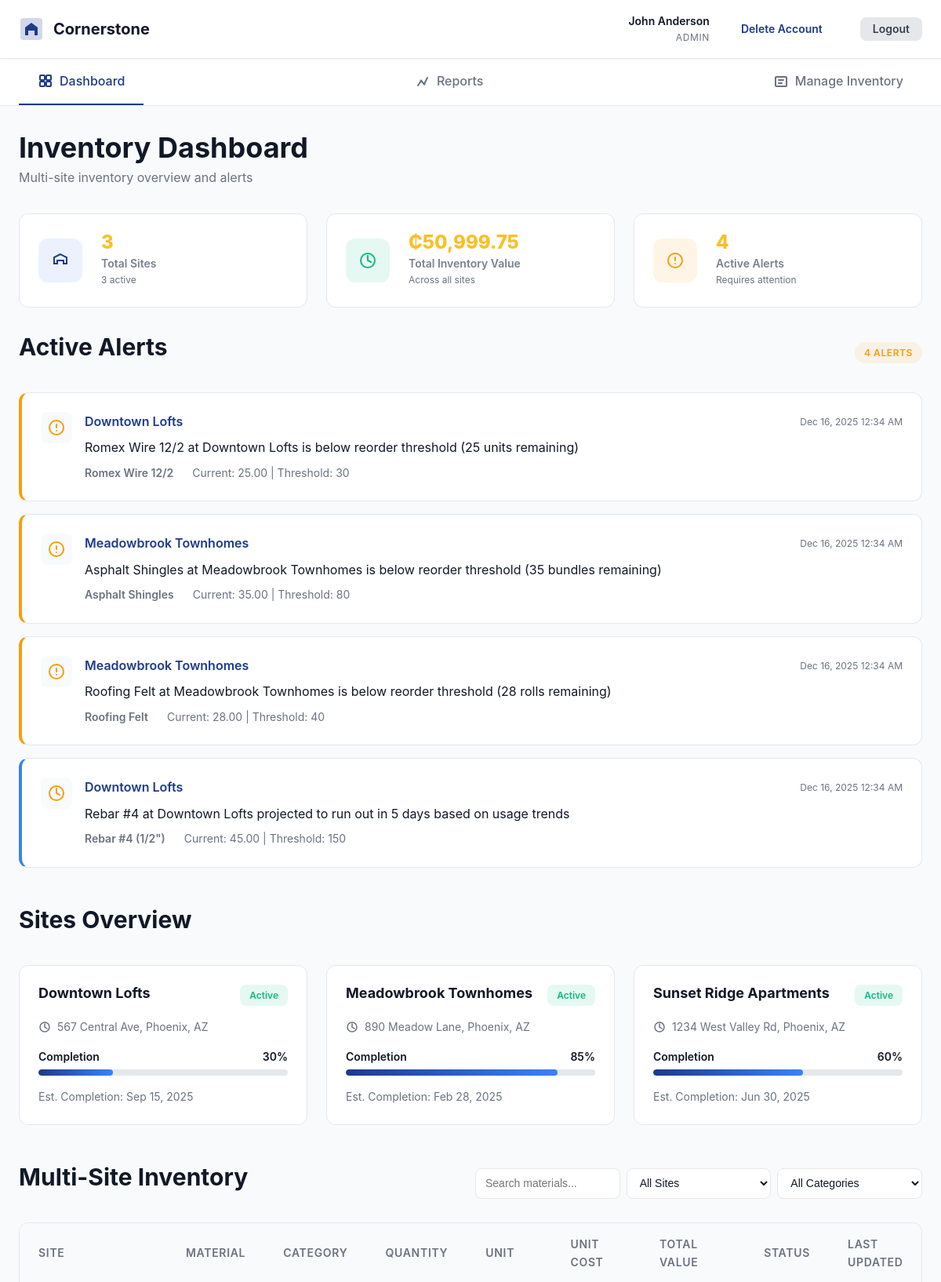
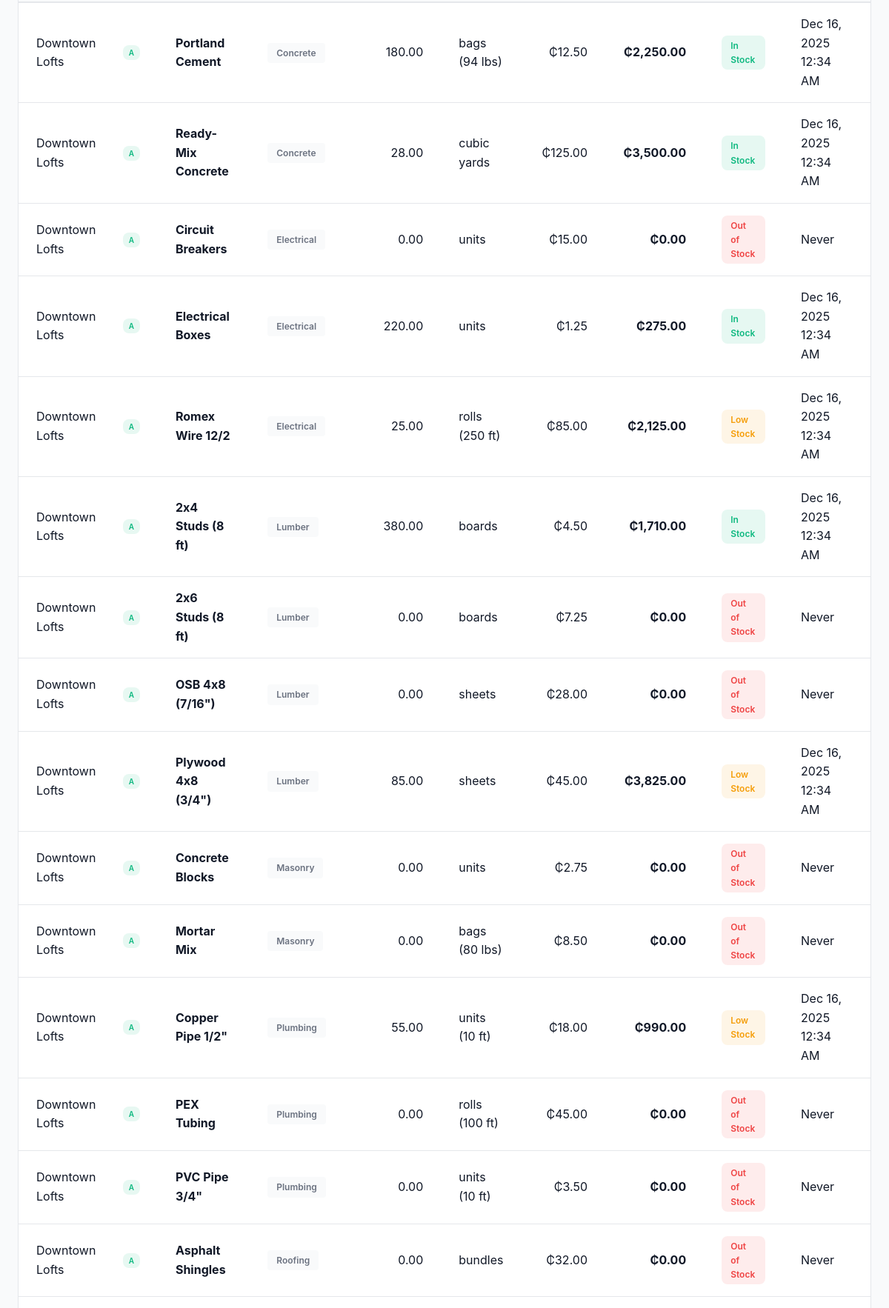
/dashboard.php (signed in, upper part), run on the app's committed database (2 pictures, top to bottom).
### tables this page shows
CREATE TABLE IF NOT EXISTS alerts (
    id INT AUTO_INCREMENT PRIMARY KEY,
    site_id INT NOT NULL,
    material_id INT NOT NULL,
    alert_type ENUM('low_stock', 'predictive_reorder', 'excess_stock') NOT NULL,
    message TEXT NOT NULL,
    is_resolved BOOLEAN DEFAULT FALSE,
    created_at TIMESTAMP DEFAULT CURRENT_TIMESTAMP,
    FOREIGN KEY (site_id) REFERENCES sites(id) ON DELETE CASCADE,
    FOREIGN KEY (material_id) REFERENCES materials(id) ON DELETE CASCADE,
    INDEX idx_is_resolved (is_resolved),
    INDEX idx_alert_type (alert_type),
    INDEX idx_site_id (site_id)
);

CREATE TABLE IF NOT EXISTS sites (
    id INT AUTO_INCREMENT PRIMARY KEY,
    site_name VARCHAR(100) NOT NULL,
    location VARCHAR(255) NOT NULL,
    status ENUM('active', 'inactive', 'finished', 'halted_insufficient_materials') NOT NULL DEFAULT 'active',
    completion_percentage DECIMAL(5,2) DEFAULT 0.00,
    start_date DATE NOT NULL,
    estimated_completion DATE,
    created_at TIMESTAMP DEFAULT CURRENT_TIMESTAMP,
    INDEX idx_status (status),
    INDEX idx_site_name (site_name)
);

CREATE TABLE IF NOT EXISTS materials (
    id INT AUTO_INCREMENT PRIMARY KEY,
    material_name VARCHAR(100) NOT NULL,
    unit_of_measure VARCHAR(20) NOT NULL,
    unit_cost DECIMAL(10,2) NOT NULL,
    reorder_threshold INT NOT NULL DEFAULT 50,
    category VARCHAR(50) NOT NULL,
    created_at TIMESTAMP DEFAULT CURRENT_TIMESTAMP,
    INDEX idx_category (category),
    INDEX idx_material_name (material_name)
);

CREATE TABLE IF NOT EXISTS inventory (
    id INT AUTO_INCREMENT PRIMARY KEY,
    site_id INT NOT NULL,
    material_id INT NOT NULL,
    quantity DECIMAL(10,2) NOT NULL DEFAULT 0.00,
    last_updated TIMESTAMP DEFAULT CURRENT_TIMESTAMP ON UPDATE CURRENT_TIMESTAMP,
    FOREIGN KEY (site_id) REFERENCES sites(id) ON DELETE CASCADE,
    FOREIGN KEY (material_id) REFERENCES materials(id) ON DELETE CASCADE,
    UNIQUE KEY unique_site_material (site_id, material_id),
    INDEX idx_site_id (site_id),
    INDEX idx_material_id (material_id)
);

### dashboard.php (the view, shortened to what the rows shown need)
<?php
require_once 'config.php';
require_once 'db.php';
$sites = Database::fetchAll("
    SELECT id, site_name, location, status, completion_percentage, estimated_completion
    FROM sites
    ORDER BY site_name ASC
");
$inventory_summary = Database::fetchAll("
    SELECT
        s.id AS site_id,
        s.site_name,
        s.status AS site_status,
        m.id AS material_id,
        m.material_name,
        m.category,
        m.unit_of_measure,
        m.unit_cost,
        m.reorder_threshold,
        COALESCE(i.quantity, 0) AS quantity,
        i.last_updated,
        (COALESCE(i.quantity, 0) * m.unit_cost) AS total_value
    FROM sites s
    CROSS JOIN materials m
    LEFT JOIN inventory i ON s.id = i.site_id AND m.id = i.material_id
    ORDER BY s.site_name, m.category, m.material_name
");
$alerts = Database::fetchAll("
    SELECT
        a.id,
        a.alert_type,
        a.message,
        a.created_at,
        s.site_name,
        m.material_name,
        COALESCE(i.quantity, 0) AS current_quantity,
        m.reorder_threshold
    FROM alerts a
    JOIN sites s ON a.site_id = s.id
    JOIN materials m ON a.material_id = m.id
    LEFT JOIN inventory i ON a.site_id = i.site_id AND a.material_id = i.material_id
    WHERE a.is_resolved = FALSE
    ORDER BY a.created_at DESC
");
?>
<!DOCTYPE html>
<html lang="en">
<head>
    <link rel="stylesheet" href="style.css">
</head>
<body class="app-page">
    <main class="app-main">
        <div class="container-fluid">
            <div class="page-header">
                <h1>Inventory Dashboard</h1>
            </div>
            <?php if (count($alerts) > 0): ?>
            <div class="section">
                <div class="section-header">
                    <h2>Active Alerts</h2>
                </div>
                <div class="alerts-container">
                    <?php foreach ($alerts as $alert): ?>
                        <div class="alert-card alert-<?php echo sanitize_output($alert['alert_type']); ?>">
                            <div class="alert-icon">
                                <?php if ($alert['alert_type'] === 'low_stock'): ?>
                                    <svg width="24" height="24" viewBox="0 0 24 24" fill="none">
                                        <path d="M12 8V12M12 16H12.01" stroke="currentColor" stroke-width="2" stroke-linecap="round"/>
                                        <circle cx="12" cy="12" r="9" stroke="currentColor" stroke-width="2"/>
                                    </svg>
                                <?php elseif ($alert['alert_type'] === 'predictive_reorder'): ?>
                                    <svg width="24" height="24" viewBox="0 0 24 24" fill="none">
                                        <circle cx="12" cy="12" r="9" stroke="currentColor" stroke-width="2"/>
                                        <path d="M12 6V12L16 14" stroke="currentColor" stroke-width="2" stroke-linecap="round"/>
                                    </svg>
                                <?php else: ?>
                                    <svg width="24" height="24" viewBox="0 0 24 24" fill="none">
                                        <path d="M12 4L4 8V16H8V12H16V16H20V8L12 4Z" stroke="currentColor" stroke-width="2"/>
                                    </svg>
                                <?php endif; ?>
                            </div>
                            <div class="alert-content">
                                <div class="alert-header">
                                    <span class="alert-site"><?php echo sanitize_output($alert['site_name']); ?></span>
                                    <span class="alert-time"><?php echo format_datetime($alert['created_at']); ?></span>
                                </div>
                                <div class="alert-message"><?php echo sanitize_output($alert['message']); ?></div>
                                <div class="alert-details">
                                    <span class="alert-material"><?php echo sanitize_output($alert['material_name']); ?></span>
                                    <span class="alert-quantity">Current: <?php echo number_format($alert['current_quantity'], 2); ?> | Threshold: <?php echo $alert['reorder_threshold']; ?></span>
                                </div>
                            </div>
                        </div>
                    <?php endforeach; ?>
                </div>
            </div>
            <?php endif; ?>
            <div class="section">
                <div class="section-header">
                    <h2>Sites Overview</h2>
                </div>
                <div class="sites-grid">
                    <?php foreach ($sites as $site): ?>
                        <div class="site-card">
                            <div class="site-card-header">
                                <h3><?php echo sanitize_output($site['site_name']); ?></h3>
                                <span class="status-badge status-<?php echo sanitize_output($site['status']); ?>">
                                    <?php echo sanitize_output(ucfirst(str_replace('_', ' ', $site['status']))); ?>
                                </span>
                            </div>
                            <div class="site-card-body">
                                <div class="site-info">
                                    <svg width="16" height="16" viewBox="0 0 16 16" fill="none">
                                        <path d="M8 14C11.3137 14 14 11.3137 14 8C14 4.68629 11.3137 2 8 2C4.68629 2 2 4.68629 2 8C2 11.3137 4.68629 14 8 14Z" stroke="currentColor" stroke-width="1.5"/>
                                        <path d="M8 4V8L11 10" stroke="currentColor" stroke-width="1.5" stroke-linecap="round"/>
                                    </svg>
                                    <span><?php echo sanitize_output($site['location']); ?></span>
                                </div>
                                <div class="site-progress">
                                    <div class="progress-label">
                                        <span>Completion</span>
                                        <span><?php echo number_format($site['completion_percentage'], 0); ?>%</span>
                                    </div>
                                    <div class="progress-bar">
                                        <div class="progress-fill" style="width: <?php echo $site['completion_percentage']; ?>%"></div>
                                    </div>
                                </div>
                                <?php if ($site['estimated_completion']): ?>
                                <div class="site-date">
                                    Est. Completion: <?php echo format_date($site['estimated_completion']); ?>
                                </div>
                                <?php endif; ?>
                            </div>
                        </div>
                    <?php endforeach; ?>
                </div>
            </div>
            <div class="section">
                <div class="section-header">
                    <h2>Multi-Site Inventory</h2>
                </div>
                <div class="table-container">
                    <table class="data-table" id="inventory-table">
                        <thead>
                            <tr>
                                <th>Site</th>
                                <th>Material</th>
                                <th>Category</th>
                                <th class="text-right">Quantity</th>
                                <th>Unit</th>
                                <th class="text-right">Unit Cost</th>
                                <th class="text-right">Total Value</th>
                                <th>Status</th>
                                <th>Last Updated</th>
                            </tr>
                        </thead>
                        <tbody>
                            <?php foreach ($inventory_summary as $item): ?>
                                <tr data-site-id="<?php echo $item['site_id']; ?>" data-category="<?php echo sanitize_output($item['category']); ?>">
                                    <td>
                                        <div class="table-cell-site">
                                            <?php echo sanitize_output($item['site_name']); ?>
                                            <span class="status-badge status-<?php echo sanitize_output($item['site_status']); ?> status-small">
                                                <?php echo sanitize_output(substr($item['site_status'], 0, 1)); ?>
                                            </span>
                                        </div>
                                    </td>
                                    <td><strong><?php echo sanitize_output($item['material_name']); ?></strong></td>
                                    <td><span class="category-badge"><?php echo sanitize_output($item['category']); ?></span></td>
                                    <td class="text-right"><?php echo number_format($item['quantity'], 2); ?></td>
                                    <td><?php echo sanitize_output($item['unit_of_measure']); ?></td>
                                    <td class="text-right"><?php echo format_currency($item['unit_cost']); ?></td>
                                    <td class="text-right"><strong><?php echo format_currency($item['total_value']); ?></strong></td>
                                    <td>
                                        <?php if ($item['quantity'] <= 0): ?>
                                            <span class="stock-status stock-out">Out of Stock</span>
                                        <?php elseif ($item['quantity'] < $item['reorder_threshold']): ?>
                                            <span class="stock-status stock-low">Low Stock</span>
                                        <?php else: ?>
                                            <span class="stock-status stock-ok">In Stock</span>
                                        <?php endif; ?>
                                    </td>
                                    <td><?php echo $item['last_updated'] ? format_datetime($item['last_updated']) : 'Never'; ?></td>
                                </tr>
                            <?php endforeach; ?>
                        </tbody>
                    </table>
                </div>
            </div>
        </div>
    </main>
</body>
</html>

### data on the page
alerts: alert_type "low_stock" (drawn), site.site_name "Downtown Lofts", created_at "Dec 16, 2025 12:34 AM", message "Romex Wire 12/2 at Downtown Lofts is below reorder threshold (25 units remaining)", material.material_name "Romex Wire 12/2", current_quantity "25.00", material.reorder_threshold "30"
alerts: alert_type "low_stock" (drawn), site.site_name "Meadowbrook Townhomes", created_at "Dec 16, 2025 12:34 AM", message "Asphalt Shingles at Meadowbrook Townhomes is below reorder threshold (35 bundles remaining)", material.material_name "Asphalt Shingles", current_quantity "35.00", material.reorder_threshold "80"
alerts: alert_type "low_stock" (drawn), site.site_name "Meadowbrook Townhomes", created_at "Dec 16, 2025 12:34 AM", message "Roofing Felt at Meadowbrook Townhomes is below reorder threshold (28 rolls remaining)", material.material_name "Roofing Felt", current_quantity "28.00", material.reorder_threshold "40"
alerts: site.site_name "Downtown Lofts", created_at "Dec 16, 2025 12:34 AM", message "Rebar #4 at Downtown Lofts projected to run out in 5 days based on usage trends", material.material_name "Rebar #4 (1/2\")", current_quantity "45.00", material.reorder_threshold "150"
sites: site_name "Downtown Lofts", status "Active", location "567 Central Ave, Phoenix, AZ", completion_percentage "30", estimated_completion "Sep 15, 2025", status "A", materials.material_name "Circuit Breakers", materials.category "Electrical", quantity "0.00", materials.unit_of_measure "units", materials.unit_cost "₵15.00", total_value "₵0.00", shows "Out of Stock", shows "Never", materials.material_name "2x6 Studs (8 ft)", materials.category "Lumber", materials.unit_of_measure "boards", materials.unit_cost "₵7.25", materials.material_name "OSB 4x8 (7/16\")", materials.unit_of_measure "sheets", materials.unit_cost "₵28.00", materials.material_name "Concrete Blocks", materials.category "Masonry", materials.unit_cost "₵2.75", materials.material_name "Mortar Mix", materials.unit_of_measure "bags (80 lbs)", materials.unit_cost "₵8.50", materials.material_name "PEX Tubing", materials.category "Plumbing", materials.unit_of_measure "rolls (100 ft)", materials.unit_cost "₵45.00", materials.material_name "PVC Pipe 3/4\"", materials.unit_of_measure "units (10 ft)", materials.unit_cost "₵3.50", materials.material_name "Asphalt Shingles", materials.category "Roofing", materials.unit_of_measure "bundles", materials.unit_cost "₵32.00"
sites: site_name "Meadowbrook Townhomes", status "Active", location "890 Meadow Lane, Phoenix, AZ", completion_percentage "85", estimated_completion "Feb 28, 2025"
sites: site_name "Sunset Ridge Apartments", status "Active", location "1234 West Valley Rd, Phoenix, AZ", completion_percentage "60", estimated_completion "Jun 30, 2025"
inventory: site.site_name "Downtown Lofts", site.status "A", material.material_name "Portland Cement", material.category "Concrete", quantity "180.00", material.unit_of_measure "bags (94 lbs)", material.unit_cost "₵12.50", total_value "₵2,250.00", shows "In Stock", last_updated "Dec 16, 2025 12:34 AM"
inventory: site.site_name "Downtown Lofts", site.status "A", material.material_name "Ready-Mix Concrete", material.category "Concrete", quantity "28.00", material.unit_of_measure "cubic yards", material.unit_cost "₵125.00", total_value "₵3,500.00", shows "In Stock", last_updated "Dec 16, 2025 12:34 AM"
inventory: site.site_name "Downtown Lofts", site.status "A", material.material_name "Electrical Boxes", material.category "Electrical", quantity "220.00", material.unit_of_measure "units", material.unit_cost "₵1.25", total_value "₵275.00", shows "In Stock", last_updated "Dec 16, 2025 12:34 AM"
inventory: site.site_name "Downtown Lofts", site.status "A", material.material_name "Romex Wire 12/2", material.category "Electrical", quantity "25.00", material.unit_of_measure "rolls (250 ft)", material.unit_cost "₵85.00", total_value "₵2,125.00", shows "Low Stock", last_updated "Dec 16, 2025 12:34 AM"
inventory: site.site_name "Downtown Lofts", site.status "A", material.material_name "2x4 Studs (8 ft)", material.category "Lumber", quantity "380.00", material.unit_of_measure "boards", material.unit_cost "₵4.50", total_value "₵1,710.00", shows "In Stock", last_updated "Dec 16, 2025 12:34 AM"
inventory: site.site_name "Downtown Lofts", site.status "A", material.material_name "Plywood 4x8 (3/4\")", material.category "Lumber", quantity "85.00", material.unit_of_measure "sheets", material.unit_cost "₵45.00", total_value "₵3,825.00", shows "Low Stock", last_updated "Dec 16, 2025 12:34 AM"
inventory: site.site_name "Downtown Lofts", site.status "A", material.material_name "Copper Pipe 1/2\"", material.category "Plumbing", quantity "55.00", material.unit_of_measure "units (10 ft)", material.unit_cost "₵18.00", total_value "₵990.00", shows "Low Stock", last_updated "Dec 16, 2025 12:34 AM"

### other printed values
sanitize_output($user_name) "John Anderson"
sanitize_output(ucfirst(str_replace('_', ' ', $user_role))) "ADMIN"
$total_sites "3"
$active_sites "3"
format_currency($total_inventory_value) "₵50,999.75"
$total_alerts "4"
count($alerts) "4"
